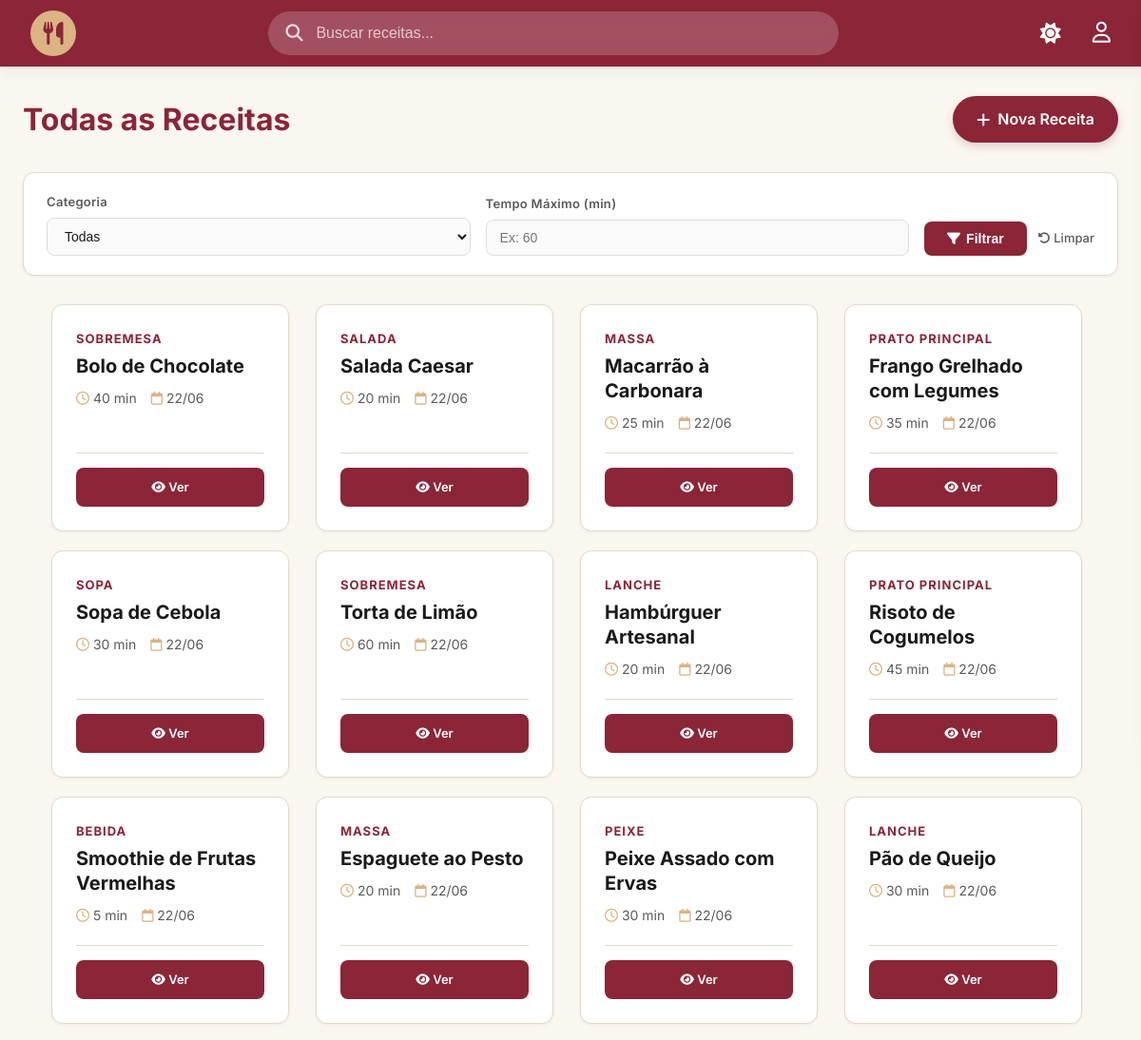
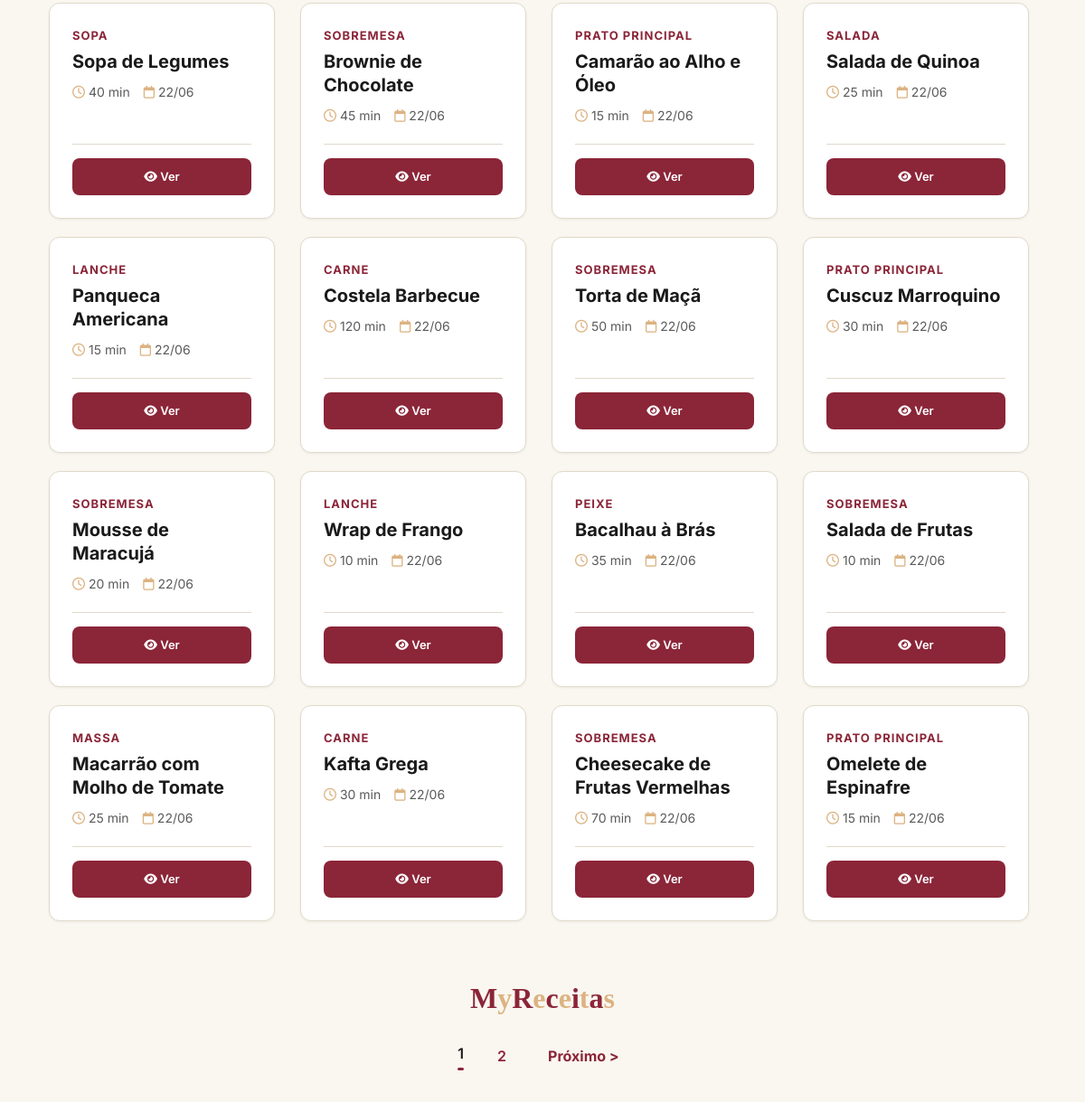
Page /views/recipes/recipe_list.php on the committed database (2 pictures, top to bottom).
### tables this page shows
CREATE TABLE recipes (
    id INT AUTO_INCREMENT PRIMARY KEY,
    name VARCHAR(150) NOT NULL,
    ingredients TEXT NOT NULL,
    description TEXT,
    preparation_time INT,
    category VARCHAR(50),
    price DECIMAL(10, 2) DEFAULT 0.00,
    is_public BOOLEAN DEFAULT TRUE,
    
    user_id INT NULL,
    chef_id INT NULL,
    restaurant_id INT NULL,

    created_at TIMESTAMP DEFAULT CURRENT_TIMESTAMP,
    updated_at TIMESTAMP DEFAULT CURRENT_TIMESTAMP ON UPDATE CURRENT_TIMESTAMP,
    deleted_at DATETIME,

    CONSTRAINT fk_recipe_user FOREIGN KEY (user_id) REFERENCES users(id) ON DELETE CASCADE,
    CONSTRAINT fk_recipe_chef FOREIGN KEY (chef_id) REFERENCES chef(id) ON DELETE CASCADE,
    CONSTRAINT fk_recipe_restaurant FOREIGN KEY (restaurant_id) REFERENCES restaurants(id) ON DELETE CASCADE
);

### config/database.php (called while the page is built, shortened)
<?php
class database {
    private static $conexao = null;
    public static function getConexao() {
        if (self::$conexao === null) {
            try {
                $dsn = "mysql:host=" . DB_HOST . ";dbname=" . DB_NAME . ";charset=utf8mb4";
                self::$conexao = new PDO($dsn, DB_USER, DB_PASS, [
                    PDO::ATTR_ERRMODE => PDO::ERRMODE_EXCEPTION,
                    PDO::ATTR_DEFAULT_FETCH_MODE => PDO::FETCH_ASSOC,
                    PDO::ATTR_EMULATE_PREPARES => false,
                ]);
            } catch (PDOException $e) {
                die("Erro de conexão: " . $e->getMessage());
            }
        }
        return self::$conexao;
    }
}

### models/dao/recipeDAO.php (called while the page is built, shortened)
<?php
require_once dirname(__DIR__, 2) . '/config/database.php';
require_once dirname(__DIR__) . '/model/recipe.php';
class recipeDAO {
    private $conn;
    public function __construct() {
        $this->conn = database::getConexao();
    }
    private function mapToArray($stmt) {
        $receitas = [];
        while ($dados = $stmt->fetch(PDO::FETCH_ASSOC)) {
            $receitas[] = new Recipe(
                $dados['name'],
                $dados['ingredients'],
                $dados['description'] ?? null,
                $dados['preparation_time'] ?? null,
                $dados['category'] ?? null,
                $dados['price'] ?? 0.00,
                $dados['is_public'] ?? 1,
                $dados['user_id'] ?? null,
                $dados['chef_id'] ?? null,
                $dados['restaurant_id'] ?? null,
                $dados['id'],
                $dados['created_at'] ?? null
            );
        }
        return $receitas;
    }
    public function searchRecipes($filters, $limit = 30, $offset = 0) {
        $sql = "SELECT * FROM recipes
                WHERE is_public = 1
                AND deleted_at IS NULL";
        $values = [];
        if (!empty($filters['q'])) {
            $sql .= " ORDER BY LENGTH(ingredients) ASC, name ASC";
        } else {
            $sql .= " ORDER BY created_at DESC";
        }
        $sql .= " LIMIT ? OFFSET ?";
        $values[] = (int)$limit;
        $values[] = (int)$offset;
        $stmt = $this->conn->prepare($sql);
        $stmt->execute($values);
        return $this->mapToArray($stmt);
    }
    public function countSearchRecipes($filters) {
        $sql = "SELECT COUNT(*) FROM recipes
                WHERE is_public = 1 AND deleted_at IS NULL AND restaurant_id IS NULL";
        $values = [];
        $stmt = $this->conn->prepare($sql);
        $stmt->execute($values);
        return $stmt->fetchColumn();
    }
}

### models/model/recipe.php (called while the page is built, shortened)
<?php
class Recipe {
    private $id;
    private $name;
    private $preparation_time;
    private $category;
    private $restaurant_id;
    private $created_at;
    public function __construct($name, $ingredients, $description = null, $preparation_time = null, $category = null, $price = 0.00, $is_public = 1, $user_id = null, $chef_id = null, $restaurant_id = null, $id = null, $created_at = null) {
        $this->created_at = $created_at;
    }
    public function getId() { return $this->id; }
    public function getName() { return $this->name; }
    public function getPreparationTime() { return $this->preparation_time; }
    public function getCategory() { return $this->category; }
    public function getRestaurantId() { return $this->restaurant_id; }
    public function getCreatedAt() { return $this->created_at; }
    public function setId($id) { $this->id = $id; }
    public function setName($n) { $this->name = trim($n); }
    public function setPreparationTime($pt) { $this->preparation_time = $pt; }
    public function setCategory($c) { $this->category = trim($c); }
    public function setRestaurantId($rid) { $this->restaurant_id = $rid; }
}

### views/recipes/recipe_list.php (the view, shortened to what this page needs)
<?php
require_once dirname(__DIR__, 2) . '/base.php';
require_once ROOT_PATH . '/models/model/recipe.php';
require_once ROOT_PATH . '/models/dao/recipeDAO.php';
$dao = new recipeDAO();
$filters = [
    'q' => $_GET['q'] ?? '',
    'category' => $_GET['category'] ?? '',
    'max_time' => $_GET['max_time'] ?? ''
];
$limit = 28;
$page = isset($_GET['page']) ? (int)$_GET['page'] : 1;
$offset = ($page - 1) * $limit;
$queryParams = $_GET;
$queryParams['page'] = $page - 1;
$receitas = $dao->searchRecipes($filters, $limit, $offset);
$totalReceitas = $dao->countSearchRecipes($filters);
$totalPages = ceil($totalReceitas / $limit);
?>
<div class="container">
    <div class="header-list">
        <h2>Todas as Receitas</h2>
        <a href="recipe_form.php" class="btn-add"><i class="fa-solid fa-plus"></i> Nova Receita</a>
    </div>
    <form class="filter-section" method="GET">
        <div class="filter-group">
            <label>Categoria</label>
            <select name="category">
                <option value="">Todas</option>
            </select>
        </div>
        <div class="filter-group">
            <label>Tempo Máximo (min)</label>
            <input type="number" name="max_time" placeholder="Ex: 60" value="<?= $filters['max_time'] ?>">
        </div>
        <div class="filter-actions">
            <button type="submit" class="btn-filter">
                <i class="fa-solid fa-filter"></i> Filtrar
            </button>
            <a href="recipe_list.php" class="btn-clear">
                <i class="fa-solid fa-rotate-left"></i> Limpar
            </a>
        </div>
    </form>
    <div class="recipe-grid" style="display: grid; grid-template-columns: repeat(auto-fill, minmax(250px, 1fr)); justify-content: center; gap: 20px;">
        <?php if(empty($receitas)): ?>
            <div style="grid-column: 1/-1; text-align: center; padding: 50px;">
                <p style="color: #888;">Nenhuma receita encontrada nesta página.</p>
            </div>
        <?php else: ?>
            <?php foreach($receitas as $r): ?>
                <div class="recipe-card" style="width: 250px; flex-shrink: 0;">
                    <div>
                        <span class="category"><?= htmlspecialchars($r->getCategory()) ?></span>
                        <h3><?= htmlspecialchars($r->getName()) ?></h3>
                        <?php if (!empty($r->getRestaurantId())): ?>
                            <div style="font-weight: bold; color: var(--primary); margin-bottom: 5px;">
                                <i class="fa-solid fa-shop"></i> <?= htmlspecialchars($r->getOwnerName()) ?>
                            </div>
                            <div style="color: #e57300; font-weight: bold; margin-bottom: 10px;">
                                R$ <?= number_format($r->getPrice(), 2, ',', '.') ?>
                            </div>
                        <?php else: ?>
                            <div class="info">
                                <span><i class="fa-regular fa-clock"></i> <?= $r->getPreparationTime() ?> min</span>
                                <span><i class="fa-regular fa-calendar"></i> <?= date('d/m', strtotime($r->getCreatedAt())) ?></span>
                            </div>
                        <?php endif; ?>
                    </div>
                    <div class="card-actions">
                        <a href="recipe_view.php?id=<?= $r->getId() ?>" class="btn-view"><i class="fa-solid fa-eye"></i> Ver</a>
                    </div>
                </div>
            <?php endforeach; ?>
        <?php endif; ?>
    </div>
    <div class="google-pagination">
        <div class="google-logo">
            <span class="letter-bordo">M</span><span class="letter-bege">y</span><span class="letter-bordo">R</span><span class="letter-bege">e</span><span class="letter-bordo">c</span><span class="letter-bege">e</span><span class="letter-bordo">i</span><span class="letter-bege">t</span><span class="letter-bordo">a</span><span class="letter-bege">s</span>
        </div>
        <div class="page-numbers">
            <?php for ($i = 1; $i <= $totalPages; $i++): ?>
                <?php
                $queryParams['page'] = $i;
                $linkUrl = '?' . http_build_query($queryParams);
                ?>
                <a href="<?= $linkUrl ?>" class="page-link <?= ($i == $page) ? 'active' : '' ?>">
                    <?= $i ?>
                </a>
            <?php endfor; ?>
            <?php if ($page < $totalPages): ?>
                <?php
                $queryParams['page'] = $page + 1;
                $nextUrl = '?' . http_build_query($queryParams);
                ?>
                <a href="<?= $nextUrl ?>" class="nav-btn">Próximo &gt;</a>
            <?php endif; ?>
        </div>
    </div>
</div>
</body>
</html>

### rows in the picture
recipes: category "SOBREMESA", name "Bolo de Chocolate", preparation_time "40", created_at "22/06"
recipes: category "SALADA", name "Salada Caesar", preparation_time "20", created_at "22/06"
recipes: category "MASSA", name "Macarrão à Carbonara", preparation_time "25", created_at "22/06"
recipes: category "PRATO PRINCIPAL", name "Frango Grelhado com Legumes", preparation_time "35", created_at "22/06"
recipes: category "SOPA", name "Sopa de Cebola", preparation_time "30", created_at "22/06"
recipes: category "SOBREMESA", name "Torta de Limão", preparation_time "60", created_at "22/06"
recipes: category "LANCHE", name "Hambúrguer Artesanal", preparation_time "20", created_at "22/06"
recipes: category "PRATO PRINCIPAL", name "Risoto de Cogumelos", preparation_time "45", created_at "22/06"
recipes: category "BEBIDA", name "Smoothie de Frutas Vermelhas", preparation_time "5", created_at "22/06"
recipes: category "MASSA", name "Espaguete ao Pesto", preparation_time "20", created_at "22/06"
recipes: category "PEIXE", name "Peixe Assado com Ervas", preparation_time "30", created_at "22/06"
recipes: category "LANCHE", name "Pão de Queijo", preparation_time "30", created_at "22/06"
recipes: category "SOPA", name "Sopa de Legumes", preparation_time "40", created_at "22/06"
recipes: category "SOBREMESA", name "Brownie de Chocolate", preparation_time "45", created_at "22/06"
recipes: category "PRATO PRINCIPAL", name "Camarão ao Alho e Óleo", preparation_time "15", created_at "22/06"
recipes: category "SALADA", name "Salada de Quinoa", preparation_time "25", created_at "22/06"
recipes: category "LANCHE", name "Panqueca Americana", preparation_time "15", created_at "22/06"
recipes: category "CARNE", name "Costela Barbecue", preparation_time "120", created_at "22/06"
recipes: category "SOBREMESA", name "Torta de Maçã", preparation_time "50", created_at "22/06"
recipes: category "PRATO PRINCIPAL", name "Cuscuz Marroquino", preparation_time "30", created_at "22/06"
recipes: category "SOBREMESA", name "Mousse de Maracujá", preparation_time "20", created_at "22/06"
recipes: category "LANCHE", name "Wrap de Frango", preparation_time "10", created_at "22/06"
recipes: category "PEIXE", name "Bacalhau à Brás", preparation_time "35", created_at "22/06"
recipes: category "SOBREMESA", name "Salada de Frutas", preparation_time "10", created_at "22/06"
recipes: category "MASSA", name "Macarrão com Molho de Tomate", preparation_time "25", created_at "22/06"
recipes: category "CARNE", name "Kafta Grega", preparation_time "30", created_at "22/06"
recipes: category "SOBREMESA", name "Cheesecake de Frutas Vermelhas", preparation_time "70", created_at "22/06"
recipes: category "PRATO PRINCIPAL", name "Omelete de Espinafre", preparation_time "15", created_at "22/06"
